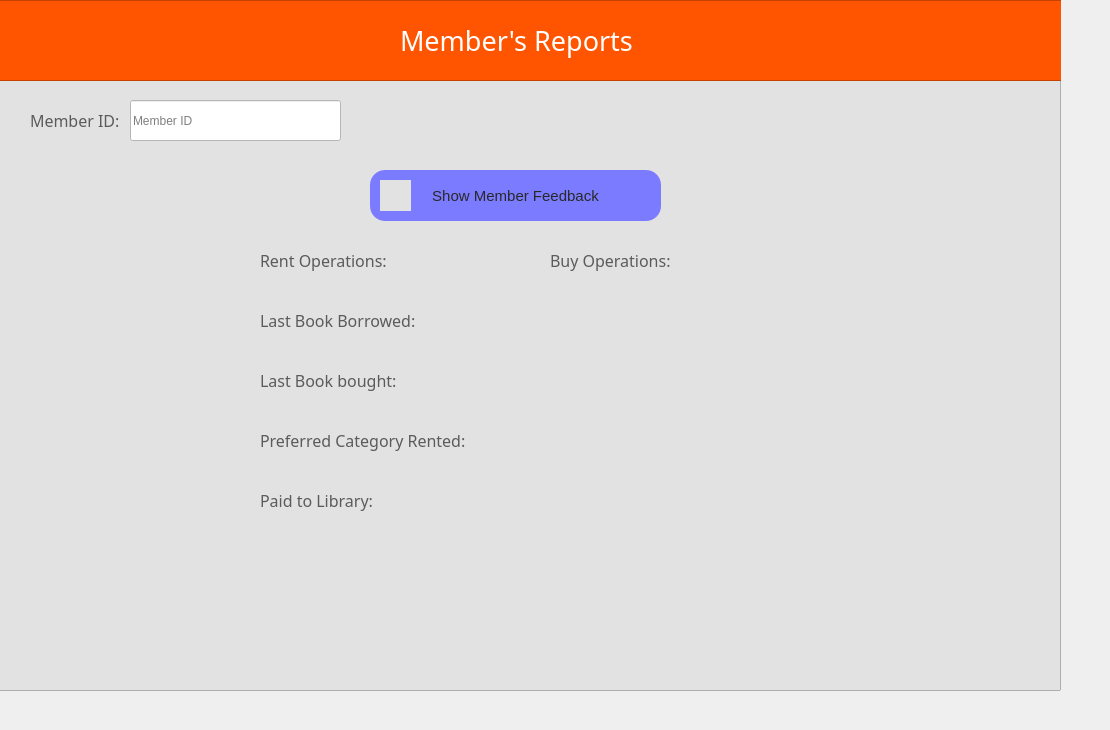
      <widget class="QWidget" name="tab_31">
       <attribute name="icon">
        <iconset resource="icons.qrc">
         <normaloff>:/icons/dashbord.png</normaloff>:/icons/dashbord.png</iconset>
       </attribute>
       <attribute name="title">
        <string>Member's Report</string>
       </attribute>
       <widget class="QFrame" name="frame_86">
        <property name="geometry">
         <rect>
          <x>-30</x>
          <y>0</y>
          <width>1091</width>
          <height>81</height>
         </rect>
        </property>
        <property name="styleSheet">
         <string notr="true">background-color: rgb(255, 85, 0);</string>
        </property>
        <property name="frameShape">
         <enum>QFrame::StyledPanel</enum>
        </property>
        <property name="frameShadow">
         <enum>QFrame::Raised</enum>
        </property>
        <widget class="QLabel" name="label_38">
         <property name="geometry">
          <rect>
           <x>340</x>
           <y>20</y>
           <width>511</width>
           <height>41</height>
          </rect>
         </property>
         <property name="font">
          <font>
           <family>hooge 05_55</family>
           <pointsize>20</pointsize>
          </font>
         </property>
         <property name="styleSheet">
          <string notr="true">color: rgb(255, 255, 255);</string>
         </property>
         <property name="text">
          <string>Edit or Delete Members</string>
         </property>
        </widget>
       </widget>
       <widget class="QFrame" name="frame_87">
        <property name="geometry">
         <rect>
          <x>-40</x>
          <y>-30</y>
          <width>1101</width>
          <height>721</height>
         </rect>
        </property>
        <property name="styleSheet">
         <string notr="true">background-color: rgb(226, 226, 226);</string>
        </property>
        <property name="frameShape">
         <enum>QFrame::StyledPanel</enum>
        </property>
        <property name="frameShadow">
         <enum>QFrame::Raised</enum>
        </property>
        <widget class="QFrame" name="frame_146">
         <property name="geometry">
          <rect>
           <x>20</x>
           <y>30</y>
           <width>1091</width>
           <height>81</height>
          </rect>
         </property>
         <property name="styleSheet">
          <string notr="true">background-color: rgb(255, 85, 0);</string>
         </property>
         <property name="frameShape">
          <enum>QFrame::StyledPanel</enum>
         </property>
         <property name="frameShadow">
          <enum>QFrame::Raised</enum>
         </property>
         <widget class="QLabel" name="label_160">
          <property name="geometry">
           <rect>
            <x>420</x>
            <y>20</y>
            <width>511</width>
            <height>41</height>
           </rect>
          </property>
          <property name="font">
           <font>
            <family>hooge 05_55</family>
            <pointsize>20</pointsize>
           </font>
          </property>
          <property name="styleSheet">
           <string notr="true">color: rgb(255, 255, 255);</string>
          </property>
          <property name="text">
           <string>Member's Reports</string>
          </property>
         </widget>
        </widget>
        <widget class="QLabel" name="label_161">
         <property name="geometry">
          <rect>
           <x>70</x>
           <y>140</y>
           <width>161</width>
           <height>21</height>
          </rect>
         </property>
         <property name="font">
          <font>
           <family>Impact</family>
           <pointsize>12</pointsize>
          </font>
         </property>
         <property name="styleSheet">
          <string notr="true">color: rgb(91, 91, 91);</string>
         </property>
         <property name="text">
          <string>Member ID:</string>
         </property>
        </widget>
        <widget class="QLineEdit" name="mem_idreport">
         <property name="geometry">
          <rect>
           <x>170</x>
           <y>130</y>
           <width>211</width>
           <height>41</height>
          </rect>
         </property>
         <property name="styleSheet">
          <string notr="true">background-color: rgb(255, 255, 255);</string>
         </property>
         <property name="placeholderText">
          <string>Member ID</string>
         </property>
        </widget>
        <widget class="QFrame" name="frame_167">
         <property name="geometry">
          <rect>
           <x>280</x>
           <y>180</y>
           <width>551</width>
           <height>501</height>
          </rect>
         </property>
         <property name="styleSheet">
          <string notr="true">background-color: rgb(255, 255, 255/30%);
border-radius : 70px</string>
         </property>
         <property name="frameShape">
          <enum>QFrame::StyledPanel</enum>
         </property>
         <property name="frameShadow">
          <enum>QFrame::Raised</enum>
         </property>
         <widget class="QLabel" name="label_163">
          <property name="geometry">
           <rect>
            <x>20</x>
            <y>100</y>
            <width>231</width>
            <height>21</height>
           </rect>
          </property>
          <property name="font">
           <font>
            <family>Impact</family>
            <pointsize>12</pointsize>
           </font>
          </property>
          <property name="styleSheet">
           <string notr="true">color: rgb(91, 91, 91);
background-color: rgb(255, 255, 255/0%);</string>
          </property>
          <property name="text">
           <string>Rent Operations:</string>
          </property>
         </widget>
         <widget class="QLabel" name="label_164">
          <property name="geometry">
           <rect>
            <x>310</x>
            <y>100</y>
            <width>221</width>
            <height>21</height>
           </rect>
          </property>
          <property name="font">
           <font>
            <family>Impact</family>
            <pointsize>12</pointsize>
           </font>
          </property>
          <property name="styleSheet">
           <string notr="true">color: rgb(91, 91, 91);
background-color: rgb(255, 255, 255/0%);</string>
          </property>
          <property name="text">
           <string>Buy Operations:</string>
          </property>
         </widget>
         <widget class="QLabel" name="label_165">
          <property name="geometry">
           <rect>
            <x>20</x>
            <y>160</y>
            <width>221</width>
            <height>21</height>
           </rect>
          </property>
          <property name="font">
           <font>
            <family>Impact</family>
            <pointsize>12</pointsize>
           </font>
          </property>
          <property name="styleSheet">
           <string notr="true">color: rgb(91, 91, 91);
background-color: rgb(255, 255, 255/0%);</string>
          </property>
          <property name="text">
           <string>Last Book Borrowed:</string>
          </property>
         </widget>
         <widget class="QLabel" name="label_166">
          <property name="geometry">
           <rect>
            <x>20</x>
            <y>220</y>
            <width>221</width>
            <height>21</height>
           </rect>
          </property>
          <property name="font">
           <font>
            <family>Impact</family>
            <pointsize>12</pointsize>
           </font>
          </property>
          <property name="styleSheet">
           <string notr="true">color: rgb(91, 91, 91);
background-color: rgb(255, 255, 255/0%);</string>
          </property>
          <property name="text">
           <string>Last Book bought:</string>
          </property>
         </widget>
         <widget class="QPushButton" name="show_memReportButton">
          <property name="geometry">
           <rect>
            <x>130</x>
            <y>20</y>
            <width>291</width>
            <height>51</height>
           </rect>
          </property>
          <property name="font">
           <font>
            <pointsize>11</pointsize>
           </font>
          </property>
          <property name="styleSheet">
           <string notr="true">QPushButton {
color: rgb(40, 40, 40);
  border-radius: 15px;
	background-color: rgb(123, 123, 255);
}

QPushButton:hover {
background-color: rgb(123, 123, 255);
background-color: rgb(255, 85, 0);


}
</string>
          </property>
          <property name="text">
           <string>Show Member Feedback</string>
          </property>
         </widget>
         <widget class="QLabel" name="label_167">
          <property name="geometry">
           <rect>
            <x>20</x>
            <y>280</y>
            <width>221</width>
            <height>21</height>
           </rect>
          </property>
          <property name="font">
           <font>
            <family>Impact</family>
            <pointsize>12</pointsize>
           </font>
          </property>
          <property name="styleSheet">
           <string notr="true">color: rgb(91, 91, 91);
background-color: rgb(255, 255, 255/0%);</string>
          </property>
          <property name="text">
           <string>Preferred Category Rented:</string>
          </property>
         </widget>
         <widget class="QFrame" name="frame_169">
          <property name="geometry">
           <rect>
            <x>40</x>
            <y>390</y>
            <width>481</width>
            <height>101</height>
           </rect>
          </property>
          <property name="styleSheet">
           <string notr="true">background-color: rgb(255, 85, 0 / 0%);
image: url(:/newPrefix/icons/1814422-200.png);</string>
          </property>
          <property name="frameShape">
           <enum>QFrame::StyledPanel</enum>
          </property>
          <property name="frameShadow">
           <enum>QFrame::Raised</enum>
          </property>
         </widget>
         <widget class="QLabel" name="rent_op">
          <property name="geometry">
           <rect>
            <x>160</x>
            <y>100</y>
            <width>61</width>
            <height>21</height>
           </rect>
          </property>
          <property name="font">
           <font>
            <family>Leelawadee UI Semilight</family>
            <pointsize>10</pointsize>
           </font>
          </property>
          <property name="styleSheet">
           <string notr="true">color: rgb(91, 91, 91);
background-color: rgb(255, 255, 255/0%);</string>
          </property>
          <property name="text">
           <string/>
          </property>
         </widget>
         <widget class="QLabel" name="buy_op">
          <property name="geometry">
           <rect>
            <x>450</x>
            <y>100</y>
            <width>61</width>
            <height>21</height>
           </rect>
          </property>
          <property name="font">
           <font>
            <family>Leelawadee UI Semilight</family>
            <pointsize>10</pointsize>
           </font>
          </property>
          <property name="styleSheet">
           <string notr="true">color: rgb(91, 91, 91);
background-color: rgb(255, 255, 255/0%);</string>
          </property>
          <property name="text">
           <string/>
          </property>
         </widget>
         <widget class="QLabel" name="last_borr">
          <property name="geometry">
           <rect>
            <x>200</x>
            <y>160</y>
            <width>331</width>
            <height>21</height>
           </rect>
          </property>
          <property name="font">
           <font>
            <family>Leelawadee UI Semilight</family>
            <pointsize>10</pointsize>
           </font>
          </property>
          <property name="styleSheet">
           <string notr="true">color: rgb(91, 91, 91);
background-color: rgb(255, 255, 255/0%);</string>
          </property>
          <property name="text">
           <string/>
          </property>
         </widget>
         <widget class="QLabel" name="last_buy">
          <property name="geometry">
           <rect>
            <x>170</x>
            <y>220</y>
            <width>371</width>
            <height>21</height>
           </rect>
          </property>
          <property name="font">
           <font>
            <family>Leelawadee UI Semilight</family>
            <pointsize>10</pointsize>
           </font>
          </property>
          <property name="styleSheet">
           <string notr="true">color: rgb(91, 91, 91);
background-color: rgb(255, 255, 255/0%);</string>
          </property>
          <property name="text">
           <string/>
          </property>
         </widget>
         <widget class="QLabel" name="pref_cat">
          <property name="geometry">
           <rect>
            <x>250</x>
            <y>280</y>
            <width>281</width>
            <height>21</height>
           </rect>
          </property>
          <property name="font">
           <font>
            <family>Leelawadee UI Semilight</family>
            <pointsize>10</pointsize>
           </font>
          </property>
          <property name="styleSheet">
           <string notr="true">color: rgb(91, 91, 91);
background-color: rgb(255, 255, 255/0%);</string>
          </property>
          <property name="text">
           <string/>
          </property>
         </widget>
         <widget class="QLabel" name="label_168">
          <property name="geometry">
           <rect>
            <x>20</x>
            <y>340</y>
            <width>221</width>
            <height>21</height>
           </rect>
          </property>
          <property name="font">
           <font>
            <family>Impact</family>
            <pointsize>12</pointsize>
           </font>
          </property>
          <property name="styleSheet">
           <string notr="true">color: rgb(91, 91, 91);
background-color: rgb(255, 255, 255/0%);</string>
          </property>
          <property name="text">
           <string>Paid to Library:</string>
          </property>
         </widget>
         <widget class="QLabel" name="paid_to">
          <property name="geometry">
           <rect>
            <x>150</x>
            <y>340</y>
            <width>61</width>
            <height>21</height>
           </rect>
          </property>
          <property name="font">
           <font>
            <family>Leelawadee UI Semilight</family>
            <pointsize>10</pointsize>
           </font>
          </property>
          <property name="styleSheet">
           <string notr="true">color: rgb(91, 91, 91);
background-color: rgb(255, 255, 255/0%);</string>
          </property>
          <property name="text">
           <string/>
          </property>
         </widget>
         <widget class="QFrame" name="frame_170">
          <property name="geometry">
           <rect>
            <x>140</x>
            <y>30</y>
            <width>31</width>
            <height>31</height>
           </rect>
          </property>
          <property name="styleSheet">
           <string notr="true">background-color: rgb(255, 85, 0 / 0%);
image: url(:/newPrefix/icons/info-icon-32.png);</string>
          </property>
          <property name="frameShape">
           <enum>QFrame::StyledPanel</enum>
          </property>
          <property name="frameShadow">
           <enum>QFrame::Raised</enum>
          </property>
         </widget>
        </widget>
        <zorder>frame_167</zorder>
        <zorder>frame_146</zorder>
        <zorder>label_161</zorder>
        <zorder>mem_idreport</zorder>
       </widget>
      </widget>
